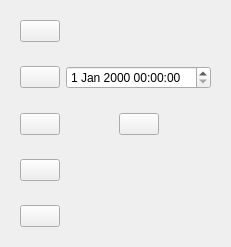
<?xml version="1.0" encoding="UTF-8"?>
<ui version="4.0">
 <class>ImageInfoWidget</class>
 <widget class="QWidget" name="ImageInfoWidget">
  <property name="geometry">
   <rect>
    <x>0</x>
    <y>0</y>
    <width>142</width>
    <height>179</height>
   </rect>
  </property>
  <property name="windowTitle">
   <string>Form</string>
  </property>
  <layout class="QVBoxLayout" name="verticalLayout">
   <item>
    <widget class="QWidget" name="widget_5" native="true">
     <layout class="QHBoxLayout" name="horizontalLayout_5">
      <item>
       <widget class="QPushButton" name="display_image_name">
        <property name="sizePolicy">
         <sizepolicy hsizetype="Fixed" vsizetype="Fixed">
          <horstretch>0</horstretch>
          <verstretch>0</verstretch>
         </sizepolicy>
        </property>
        <property name="text">
         <string/>
        </property>
        <property name="icon">
         <iconset resource="../../Sources/sources.qrc">
          <normaloff>:/icons/imageinfo/icons/image_info_widget/image_name.png</normaloff>:/icons/imageinfo/icons/image_info_widget/image_name.png</iconset>
        </property>
       </widget>
      </item>
      <item>
       <widget class="QLabel" name="label_image_name">
        <property name="text">
         <string/>
        </property>
        <property name="wordWrap">
         <bool>true</bool>
        </property>
       </widget>
      </item>
     </layout>
    </widget>
   </item>
   <item>
    <widget class="QWidget" name="widget_4" native="true">
     <layout class="QHBoxLayout" name="horizontalLayout_4">
      <item>
       <widget class="QPushButton" name="display_image_date">
        <property name="sizePolicy">
         <sizepolicy hsizetype="Fixed" vsizetype="Fixed">
          <horstretch>0</horstretch>
          <verstretch>0</verstretch>
         </sizepolicy>
        </property>
        <property name="text">
         <string/>
        </property>
        <property name="icon">
         <iconset resource="../../Sources/sources.qrc">
          <normaloff>:/icons/imageinfo/icons/image_info_widget/image_date.png</normaloff>:/icons/imageinfo/icons/image_info_widget/image_date.png</iconset>
        </property>
       </widget>
      </item>
      <item>
       <widget class="QDateTimeEdit" name="image_birth_dateTime"/>
      </item>
     </layout>
    </widget>
   </item>
   <item>
    <widget class="QWidget" name="widget_6" native="true">
     <layout class="QHBoxLayout" name="horizontalLayout_6">
      <item>
       <widget class="QPushButton" name="display_image_dpix">
        <property name="sizePolicy">
         <sizepolicy hsizetype="Fixed" vsizetype="Fixed">
          <horstretch>0</horstretch>
          <verstretch>0</verstretch>
         </sizepolicy>
        </property>
        <property name="text">
         <string/>
        </property>
        <property name="icon">
         <iconset resource="../../Sources/sources.qrc">
          <normaloff>:/icons/imageinfo/icons/image_info_widget/image_dpi.png</normaloff>:/icons/imageinfo/icons/image_info_widget/image_dpi.png</iconset>
        </property>
       </widget>
      </item>
      <item>
       <widget class="QLabel" name="label_image_date_dpix">
        <property name="text">
         <string/>
        </property>
        <property name="wordWrap">
         <bool>true</bool>
        </property>
       </widget>
      </item>
      <item>
       <widget class="QPushButton" name="display_image_dpiy">
        <property name="sizePolicy">
         <sizepolicy hsizetype="Fixed" vsizetype="Fixed">
          <horstretch>0</horstretch>
          <verstretch>0</verstretch>
         </sizepolicy>
        </property>
        <property name="text">
         <string/>
        </property>
        <property name="icon">
         <iconset resource="../../Sources/sources.qrc">
          <normaloff>:/icons/imageinfo/icons/image_info_widget/image_dpi.png</normaloff>:/icons/imageinfo/icons/image_info_widget/image_dpi.png</iconset>
        </property>
        <property name="flat">
         <bool>false</bool>
        </property>
       </widget>
      </item>
      <item>
       <widget class="QLabel" name="label_image_date_dpiy">
        <property name="text">
         <string/>
        </property>
        <property name="wordWrap">
         <bool>true</bool>
        </property>
       </widget>
      </item>
     </layout>
    </widget>
   </item>
   <item>
    <widget class="QWidget" name="widget_2" native="true">
     <layout class="QHBoxLayout" name="horizontalLayout_2">
      <item>
       <widget class="QPushButton" name="display_image_size">
        <property name="sizePolicy">
         <sizepolicy hsizetype="Fixed" vsizetype="Fixed">
          <horstretch>0</horstretch>
          <verstretch>0</verstretch>
         </sizepolicy>
        </property>
        <property name="text">
         <string/>
        </property>
        <property name="icon">
         <iconset resource="../../Sources/sources.qrc">
          <normaloff>:/icons/imageinfo/icons/image_info_widget/image_size.png</normaloff>:/icons/imageinfo/icons/image_info_widget/image_size.png</iconset>
        </property>
       </widget>
      </item>
      <item>
       <widget class="QLabel" name="label_image_size">
        <property name="text">
         <string/>
        </property>
        <property name="wordWrap">
         <bool>true</bool>
        </property>
       </widget>
      </item>
     </layout>
    </widget>
   </item>
   <item>
    <widget class="QWidget" name="widget_3" native="true">
     <layout class="QHBoxLayout" name="horizontalLayout_3">
      <item>
       <widget class="QPushButton" name="display_image_path">
        <property name="sizePolicy">
         <sizepolicy hsizetype="Fixed" vsizetype="Fixed">
          <horstretch>0</horstretch>
          <verstretch>0</verstretch>
         </sizepolicy>
        </property>
        <property name="text">
         <string/>
        </property>
        <property name="icon">
         <iconset resource="../../Sources/sources.qrc">
          <normaloff>:/icons/imageinfo/icons/image_info_widget/image_folder.png</normaloff>:/icons/imageinfo/icons/image_info_widget/image_folder.png</iconset>
        </property>
       </widget>
      </item>
      <item>
       <widget class="QLabel" name="label_path">
        <property name="text">
         <string/>
        </property>
        <property name="wordWrap">
         <bool>true</bool>
        </property>
       </widget>
      </item>
     </layout>
    </widget>
   </item>
  </layout>
 </widget>
 <resources>
  <include location="../../Sources/sources.qrc"/>
 </resources>
 <connections/>
</ui>
